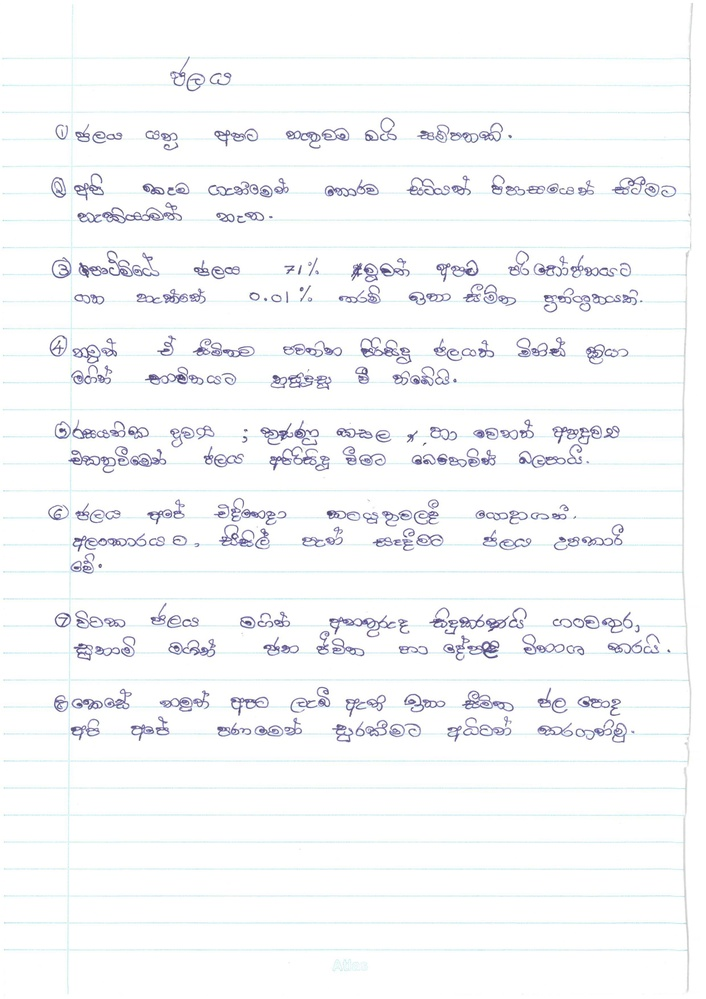
#> input picture image1.jpg, 706 x 999 px, shrunk from 2479 x 3508 before the run
$ python preprocessing.py image1.jpg
#> lines starting #> are read from the running program, lines starting #| are printed output that depends on the picture; after the words box and inside, x2 and y2 are one past the last pixel; in counts of white or black regions, pixels touching at a corner belong together
import cv2 as cv
import sys
import numpy as np


def show_wait_destroy(winname, img):
    cv.imshow(winname, img)
    cv.moveWindow(winname, 500, 0)
    cv.waitKey(0)
    cv.destroyWindow(winname)


def main(argv):
    # [load_image]
    # Check number of arguments
    if len(argv) < 1:
        print ('Not enough parameters')
        print ('Usage:\nmorph_lines_detection.py < path_to_image >')
        return -1

    # Load the image
    img = cv.imread(argv[0], cv.IMREAD_COLOR)
#> img is the input picture: shape (999, 706, 3); mean B, G, R 249.4, 248.1, 247.2
    height, width = img.shape[:2]
#> height = 999; width = 706

    # Check if image is loaded fine
    if img is None:
        print ('Error opening image: ' + argv[0])
        return -1

    # [gray]
    # Transform source image to gray if it is not already
    if len(img.shape) != 2:
        gray = cv.cvtColor(img, cv.COLOR_BGR2GRAY)
    else:
        gray = img

    (_, thresh) = cv.threshold(gray, 140, 255, cv.THRESH_BINARY)
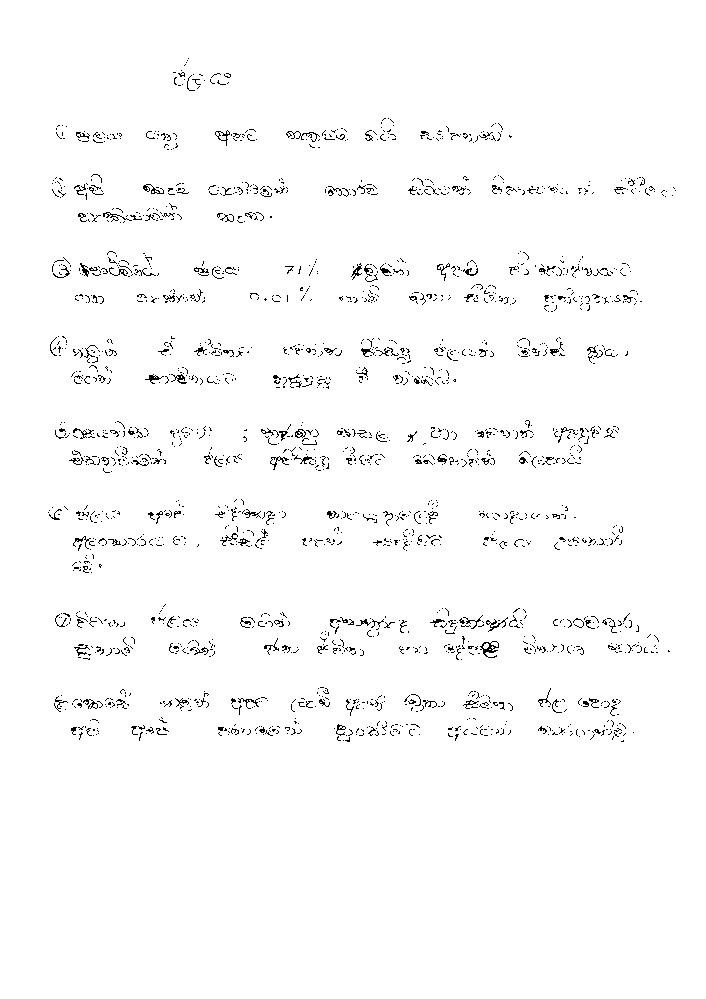
#> thresh: shape (999, 706); 98.1% white; black in thin lines or dots, all inside (x1, y1, x2, y2) = (48, 58, 676, 742)
    closed = cv.erode(thresh, None, iterations=7)
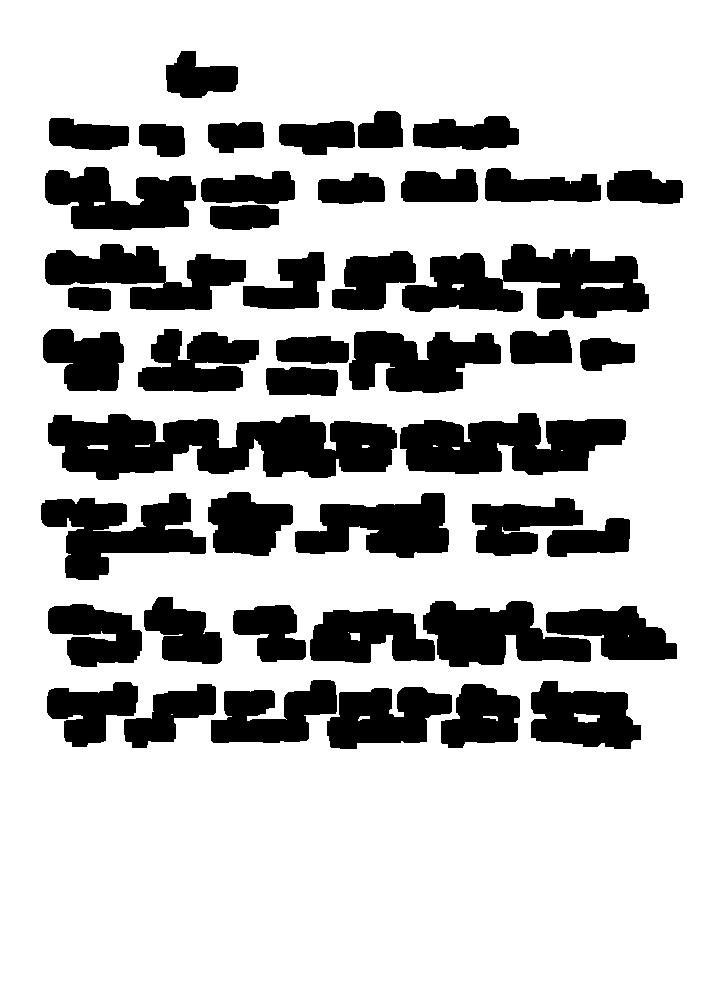
#> closed: shape (999, 706); 74% white; 45 black regions, largest, box (x1, y1, x2, y2) and area: (48, 414, 397, 480) 15909, (402, 244, 649, 319) 11538, (400, 413, 626, 475) 9831
    height, width = closed.shape[:2]

    # # binary
    # ret, th1 = cv.threshold(gray, 180, 255, cv.THRESH_BINARY)
    # ret, th2 = cv.threshold(gray, 120, 255, cv.THRESH_BINARY_INV)
    z = [0] * height
#> z = 999 values from 0 to 0
    v = [0] * width
#> v = 706 values from 0 to 0
    hfg = [[0 for col in range(2)] for row in range(height)]
    lfg = [[0 for col in range(2)] for row in range(width)]
    box = [0, 0, 0, 0]

    # Horizontal projection
    a = 0
    emptyImage1 = np.zeros((height, width, 3), np.uint8)

    for y in range(0, height):
        for x in range(0, width):
            cp = closed[y, x]
            # if np.any(closed[y,x]):
            if cp == 0:
                a = a + 1
            else:
                continue
        z[y] = a
        # print z[y]
        a = 0
#> after the loop, z = 999 values, max 556 at index 186, min 0 at index 0, mean 183.3

    # Select line split point based on horizontal projection value
    inline = 1
    start = 0
    j = 0
    for i in range(0, height):
        if inline == 1 and z[i] >= 150:  # Enter the text area from the blank area
            start = i  # record starting line split point
            # print i
            inline = 0
        elif (i - start > 3) and z[i] < 150 and inline == 0:  # Enter the blank area from the text area
            inline = 1
            hfg[j][0] = start - 2  # Save line split position
            hfg[j][1] = i + 2
            j = j + 1
#> after the loop, hfg = 999 pairs, first value 0 to 686, second value 0 to 745; inline = 1; j = 9; start = 688

    # Vertically project and split each line
    a = 0
    for p in range(0, j):
        for x in range(0, width):
            for y in range(hfg[p][0], hfg[p][1]):
                cp1 = closed[y, x]
                if cp1 == 0:
                    a = a + 1
                else:
                    continue
            v[x] = a  # Save each column of pixel values
            a = 0
        # print width
        #
        incol = 1
        start1 = 0
        j1 = 0
        z1 = hfg[p][0]
        z2 = hfg[p][1]
        for i1 in range(0, width):
            if incol == 1 and v[i1] >= 20:  # Enter the text area from the blank area
                start1 = i1  # record starting column split point
                incol = 0
            elif (i1 - start1 > 3) and v[i1] < 20 and incol == 0:  # Enter the blank area from the text area
                incol = 1
                lfg[j1][0] = start1 - 2  # Save column split location
                lfg[j1][1] = i1 + 2
                l1 = start1 - 2
                l2 = i1 + 2
                j1 = j1 + 1
                cv.rectangle(img, (l1, z1), (l2, z2), (255, 0, 0), 2)
#> this loop made 9 passes
#> (z1, z2) on passes 1 to 9: (121, 150), (169, 206), (204, 229), (250, 313), (330, 393), (418, 475), (499, 556), (604, 664), (686, 745)
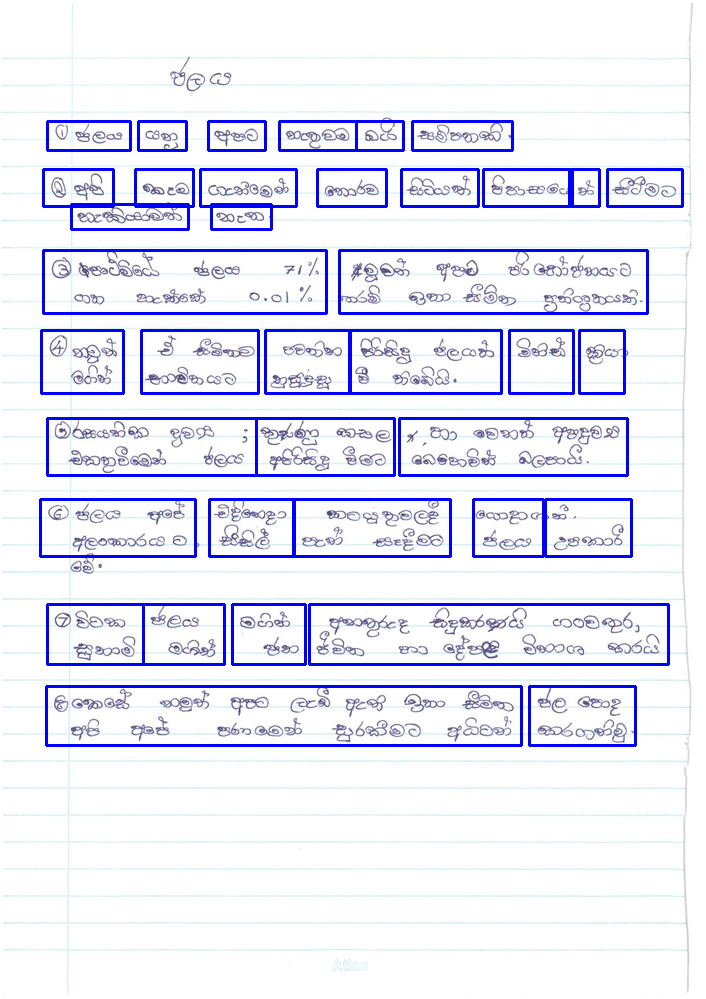
#> img: shape (999, 706, 3); 5.32% of pixels changed, all inside (x1, y1, x2, y2) = (39, 120, 684, 747)
#> after the loop, l1 = 529; l2 = 635; lfg = 706 pairs, first value 0 to 607, second value 0 to 682; v = 706 values, max 59 at index 462, min 0 at index 0, mean 35.89

    # cv.namedWindow("main", cv.WINDOW_NORMAL)
    # show_wait_destroy('binary', th1)
    show_wait_destroy('result', img)

    return 0


if __name__ == "__main__":
    main(sys.argv[1:])
